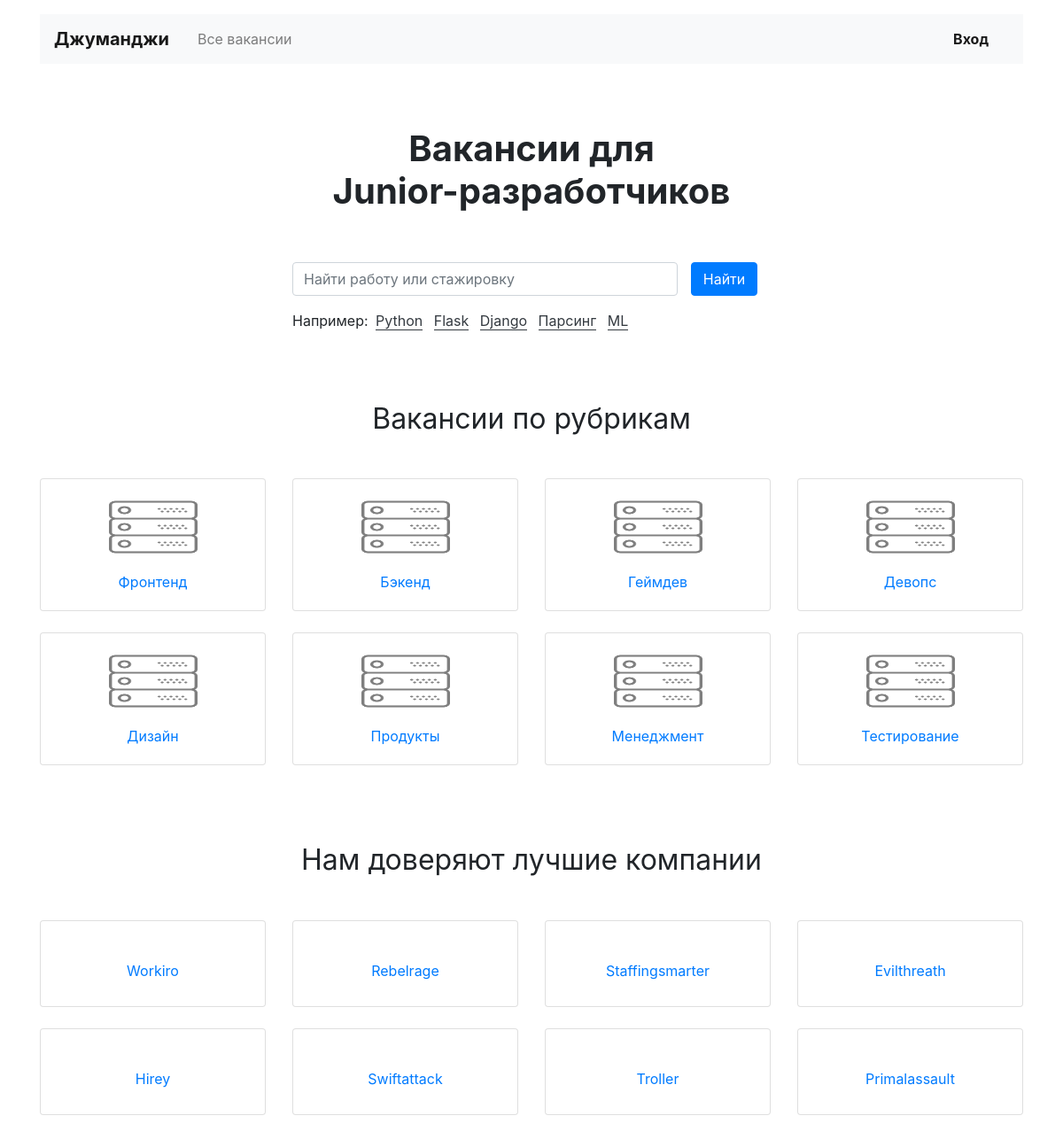
The page / on the database its author committed.
### vacancies/models.py (models this page shows)
class Specialty(models.Model):
    code = models.CharField(max_length=64)
    title = models.CharField(max_length=64)
    picture = models.URLField(default='https://place-hold.it/100x60')

class Company(models.Model):
    name = models.CharField(max_length=64)
    location = models.CharField(max_length=64)
    logo = models.URLField(default='https://place-hold.it/100x60')
    description = models.TextField()
    employee_count = models.IntegerField()

### vacancies/views.py (the view)
# urls.py: path('', views.main_view, name='main-view'),
def main_view(request):
    return render(request,
                  'index.html',
                  context={'specialties': Specialty.objects.all(),
                           'companies': Company.objects.all(),
                           })

### templates/index.html (shortened to what this page needs)
{% include 'title.html' %}
    {% include 'head.html' %}
</head>
<body>
{% include 'header.html' %}
  <main class="container mt-3">
    <section>
      <h1 class="h1 text-center mx-auto mt-4 py-5"><strong>Вакансии для <br>Junior-разработчиков</strong></h1>
      <div class="row">
        <div class="col-12 col-md-8 col-lg-6 offset-lg-3 offset-md-2">
          <form class="form-inline mb-3" enctype="multipart/form-data">
            <div class="form-group col-8 col-md-10 pl-0">
              <input class="form-control w-100" type="search" placeholder="Найти работу или стажировку" aria-label="Найти работу или стажировку">
            </div>
            <div class="form-group col-4 col-md-2 pl-0">
              <button class="btn btn-primary w-100" type="submit">Найти</button>
            </div>
          </form>
          <p>Например:
            <a href="#" class="text-dark border-bottom border-dark m-1 text-decoration-none">Python</a>
            <a href="#" class="text-dark border-bottom border-dark m-1 text-decoration-none">Flask</a>
            <a href="#" class="text-dark border-bottom border-dark m-1 text-decoration-none">Django</a>
            <a href="#" class="text-dark border-bottom border-dark m-1 text-decoration-none">Парсинг</a>
            <a href="#" class="text-dark border-bottom border-dark m-1 text-decoration-none">ML</a>
          </p>
        </div>
      </div>
    </section>
    <section class="mt-5 pt-3">
      <h2 class="h2 font-weight-normal text-center mb-5">Вакансии по рубрикам</h2>
      <div class="row mb-0">
          {% for specialty in specialties %}
        <div class="col-6 col-md-6 col-lg-3">
          <div class="card pt-4 text-center mb-4">
            <img class="mx-auto d-block" src="../media/specialties/specty_backend.png" width="100" height="60" alt="">
            <div class="card-body">
              <a href="{% url 'vacancies-cat-view' specialty.code %}" class="card-text mb-2">{{ specialty.title }}</a>
            </div>
          </div>
        </div>
          {% endfor %}
      </div>
    </section>
    <section class="my-5 pt-3">
      <h2 class="h2 font-weight-normal text-center mb-5">Нам доверяют лучшие компании</h2>
      <div class="row mb-0">
          {% for company in companies %}
        <div class="col-6 col-md-6 col-lg-3">
          <div class="card pt-4 text-center mb-4">
            <div class="card-body">
                <p class="card-text mb-2"><a href="{% url 'companies-view' company.id %}">{{ company.name|title }}</a></p>
            </div>
          </div>
        </div>
          {% endfor %}
      </div>
    </section>
  </main>
</body>
</html>

### templates/title.html (shortened to what this page needs)
<!DOCTYPE html>
<html lang="ru">
<head>

### templates/head.html (shortened to what this page needs)
  <link rel="stylesheet"
        href="https://stackpath.bootstrapcdn.com/bootstrap/4.3.1/css/bootstrap.min.css"
>

### templates/header.html (shortened to what this page needs)
<header class="container mt-3">
    <nav class="navbar navbar-expand-lg navbar-light bg-light">
      <a class="navbar-brand mr-4 font-weight-bold"
         href="{% url 'main-view' %}">Джуманджи</a>
      <div class="collapse navbar-collapse justify-content-between"
           id="navbarNav">
        <ul class="navbar-nav col-10">
          <li class="nav-item">
            <a class="nav-link"
               href="{% url 'all-vacancies-view' %}">Все вакансии</a>
          </li>
        </ul>
        <ul class="navbar-nav col-2 justify-content-end">
          <li class="nav-item active">
            <a href="#"
               class="nav-link font-weight-bold">Вход</a>
          </li>
        </ul>
      </div>
    </nav>
</header>

### rows shown on the page
Specialty: title "Фронтенд"
Specialty: title "Бэкенд"
Specialty: title "Геймдев"
Specialty: title "Девопс"
Specialty: title "Дизайн"
Specialty: title "Продукты"
Specialty: title "Менеджмент"
Specialty: title "Тестирование"
Company: name "Workiro"
Company: name "Rebelrage"
Company: name "Staffingsmarter"
Company: name "Evilthreath"
Company: name "Hirey"
Company: name "Swiftattack"
Company: name "Troller"
Company: name "Primalassault"
